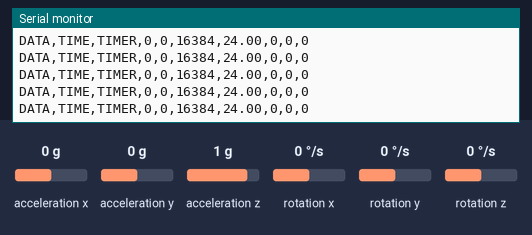
Recording of a sketch running on a simulated Arduino Uno, built with avr-gcc and run on an emulated ATmega328P. Shown: the last lines printed to the serial monitor. Wiring (inferred from the names in the program): MPU-6050 motion sensor at I2C address 0x68. Inputs (shaded band) come from the test bench; at power-on: acceleration x 0 g, acceleration y 0 g, acceleration z 1 g, rotation x 0 °/s, rotation y 0 °/s, rotation z 0 °/s.

Above: at 1.2 s.
1.3 s: acceleration x set to 0.8 g
At 1.44 s:
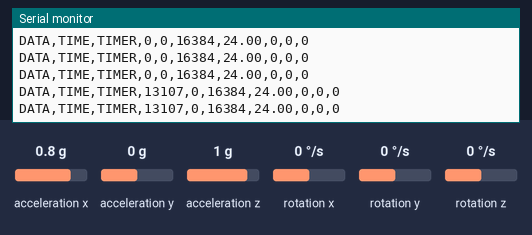
4.3 s: acceleration y set to -1.4 g
At 4.44 s:
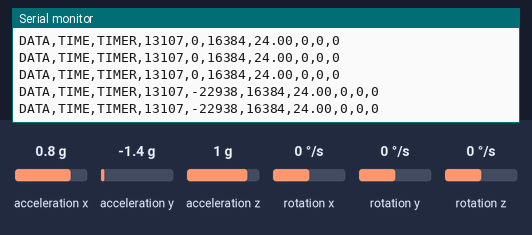
7.3 s: acceleration z set to -1.4 g
At 7.33 s:
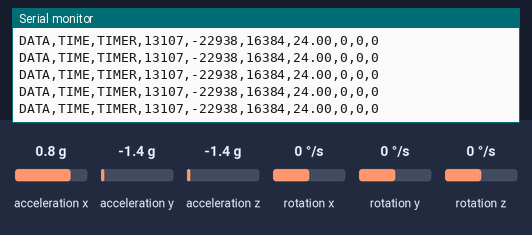
10.3 s: rotation x set to -192 °/s
At 10.44 s:
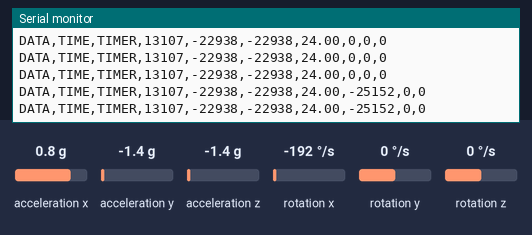
13.3 s: rotation y set to -192 °/s
At 13.47 s:
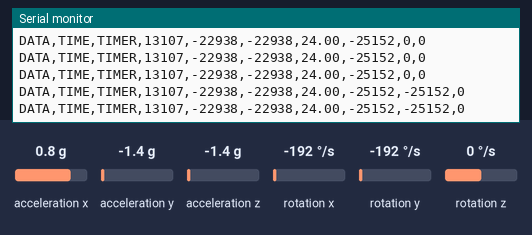
16.3 s: rotation z set to 100 °/s
At 16.48 s:
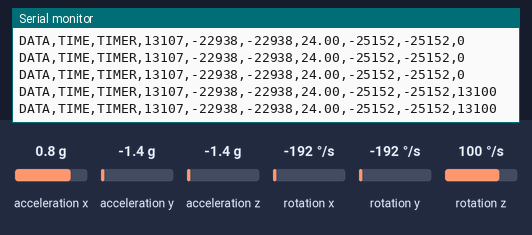

The sketch:

accelerometer_code.ino
```cpp
// MPU-6050 Short Example Sketch
// By Arduino User JohnChi
// August 17, 2014
// Public Domain
#include<Wire.h>
const int MPU_addr=0x68;  // I2C address of the MPU-6050
int16_t AcX,AcY,AcZ,Tmp,GyX,GyY,GyZ;
void setup(){
  Wire.begin();
  Wire.beginTransmission(MPU_addr);
  Wire.write(0x6B);  // PWR_MGMT_1 register
  Wire.write(0);     // set to zero (wakes up the MPU-6050)
  Wire.endTransmission(true);
  Serial.begin(9600);
  Serial.println("CLEARDATA");
  Serial.println("CLEARDATA");
  Serial.println("LABEL,Time,Start Time,X,Y,Z,T,Rx,Ry,Rz");
  Serial.println("RESETTIMER");
}
void loop(){
  Wire.beginTransmission(MPU_addr);
  Wire.write(0x3B);  // starting with register 0x3B (ACCEL_XOUT_H)
  Wire.endTransmission(false);
  Wire.requestFrom(MPU_addr,14,true);  // request a total of 14 registers
  AcX=Wire.read()<<8|Wire.read();  // 0x3B (ACCEL_XOUT_H) & 0x3C (ACCEL_XOUT_L)
  AcY=Wire.read()<<8|Wire.read();  // 0x3D (ACCEL_YOUT_H) & 0x3E (ACCEL_YOUT_L)
  AcZ=Wire.read()<<8|Wire.read();  // 0x3F (ACCEL_ZOUT_H) & 0x40 (ACCEL_ZOUT_L)
  Tmp=Wire.read()<<8|Wire.read();  // 0x41 (TEMP_OUT_H) & 0x42 (TEMP_OUT_L)
  GyX=Wire.read()<<8|Wire.read();  // 0x43 (GYRO_XOUT_H) & 0x44 (GYRO_XOUT_L)
  GyY=Wire.read()<<8|Wire.read();  // 0x45 (GYRO_YOUT_H) & 0x46 (GYRO_YOUT_L)
  GyZ=Wire.read()<<8|Wire.read();  // 0x47 (GYRO_ZOUT_H) & 0x48 (GYRO_ZOUT_L)
  Serial.print("DATA,TIME,TIMER,");
  Serial.print(AcX);Serial.print(",");
  Serial.print(AcY);Serial.print(",");
  Serial.print(AcZ);Serial.print(",");
  Serial.print(Tmp/340.00+36.53); Serial.print(",");  //equation for temperature in degrees C from datasheet
  Serial.print(GyX); Serial.print(",");
  Serial.print(GyY); Serial.print(",");
  Serial.println(GyZ);
  delay(3);
}
```

Measured:
- after the input at 1.3 s, the serial monitor: prints a new line after 0.08 s (image 1)
- after the input at 4.3 s, the serial monitor: prints a new line after 0.07 s (image 2)
- after the input at 10.3 s, the serial monitor: prints a new line after 0.07 s (image 4)
- after the input at 13.3 s, the serial monitor: prints a new line after 0.11 s (image 5)
- after the input at 16.3 s, the serial monitor: prints a new line after 0.11 s (image 6)
